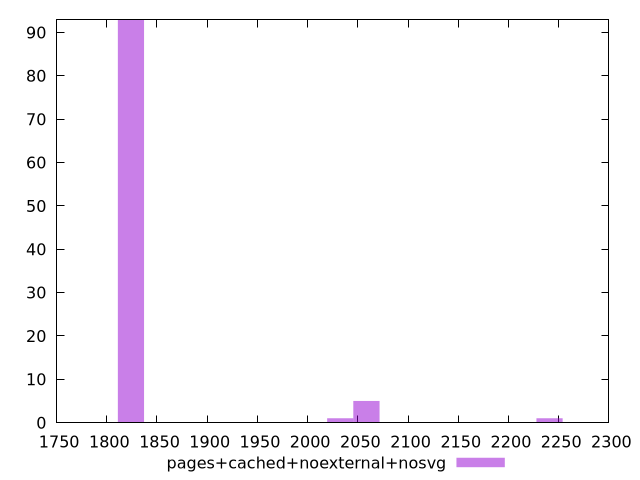

The script that saved this image:
$_pagesCachedNoexternalNosvg <<EOF
1824.0160218054864 93
2240.9339696467405 1
2058.5323674661918 5
2032.4749957261133 1
EOF
set key outside below
set terminal pngcairo
set output "report_00004_2020-11-02T20-21-41.718Z/interactive/pages+cached+noexternal+nosvg//raw_hist.png"
set yrange [0:93]
set boxwidth 26.057371740078377
set style fill transparent solid 0.5 noborder
plot $_pagesCachedNoexternalNosvg title "pages+cached+noexternal+nosvg" with boxes ,
